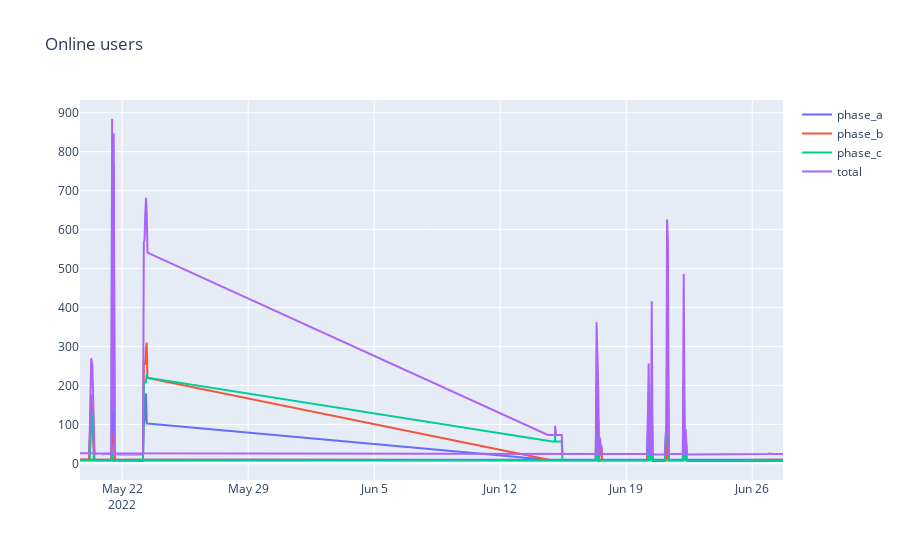

Notebook cell for this chart:
### Code cell
init_notebook_mode(connected = True)

def plotly_df(df, title = ''):
    data = []

    for column in df.columns:
        trace = go.Scatter(
            x = df.index,
            y = df[column],
            mode = 'lines',
            name = column
        )
        data.append(trace)

    layout = dict(title = title)
    fig = dict(data = data, layout = layout)
    iplot(fig, show_link=False)

dataset = pd.read_csv('power.csv', index_col=['datetime'], parse_dates=['datetime'])
filtered_df = dataset.loc[dataset["counter"] == 4101468].filter(items=["phase_a", "phase_b", "phase_c", "total"])
plotly_df(filtered_df, title = "Online users")
print(filtered_df)

### Figure 1 — Plotly figure (JSON) as saved in the notebook; plotly's stock layout.template omitted (floating-point values rounded to 4 significant figures; data arrays with more than 128 entries replaced by an {"elided": "..."} marker saying what was removed)
{"data": [{"mode": "lines", "name": "phase_a", "type": "scatter", "x": {"elided": "453 str values"}, "y": {"elided": "453 int values"}}, {"mode": "lines", "name": "phase_b", "type": "scatter", "x": {"elided": "453 str values"}, "y": {"elided": "453 int values"}}, {"mode": "lines", "name": "phase_c", "type": "scatter", "x": {"elided": "453 str values"}, "y": {"elided": "453 int values"}}, {"mode": "lines", "name": "total", "type": "scatter", "x": {"elided": "453 str values"}, "y": {"elided": "453 int values"}}], "layout": {"title": {"text": "Online users"}}}
